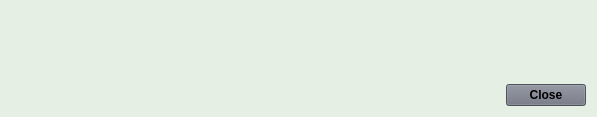
<?xml version="1.0" encoding="UTF-8"?>
<ui version="4.0">
 <class>Dialog</class>
 <widget class="QWidget" name="Dialog">
  <property name="geometry">
   <rect>
    <x>0</x>
    <y>0</y>
    <width>597</width>
    <height>117</height>
   </rect>
  </property>
  <property name="windowTitle">
   <string>Error</string>
  </property>
  <property name="styleSheet">
   <string notr="true">background:rgb(229, 239, 227);</string>
  </property>
  <layout class="QVBoxLayout" name="verticalLayout">
   <item>
    <widget class="QLabel" name="error_text">
     <property name="text">
      <string/>
     </property>
    </widget>
   </item>
   <item alignment="Qt::AlignRight|Qt::AlignBottom">
    <widget class="QPushButton" name="close_btn">
     <property name="sizePolicy">
      <sizepolicy hsizetype="Minimum" vsizetype="Fixed">
       <horstretch>0</horstretch>
       <verstretch>0</verstretch>
      </sizepolicy>
     </property>
     <property name="font">
      <font>
       <weight>75</weight>
       <bold>true</bold>
      </font>
     </property>
     <property name="styleSheet">
      <string notr="true">background:rgb(111, 115, 127);color:black;</string>
     </property>
     <property name="text">
      <string>Close</string>
     </property>
    </widget>
   </item>
  </layout>
 </widget>
 <resources/>
 <connections/>
</ui>
